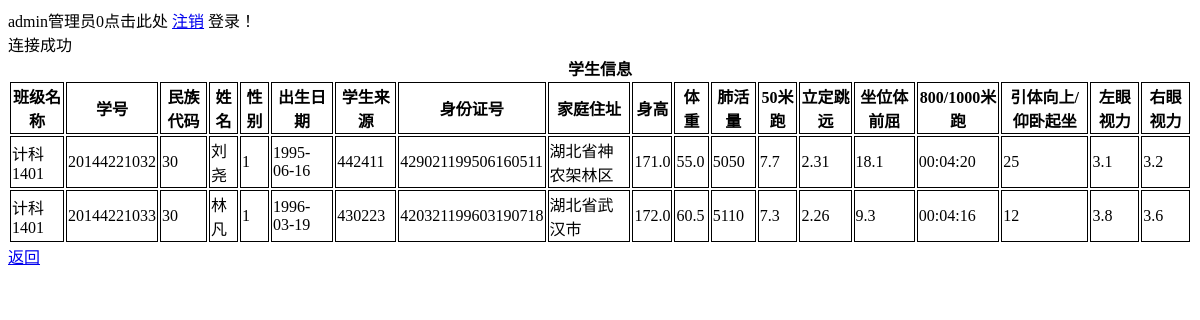
The app's page /check.php?classid=1 (signed in), older data.
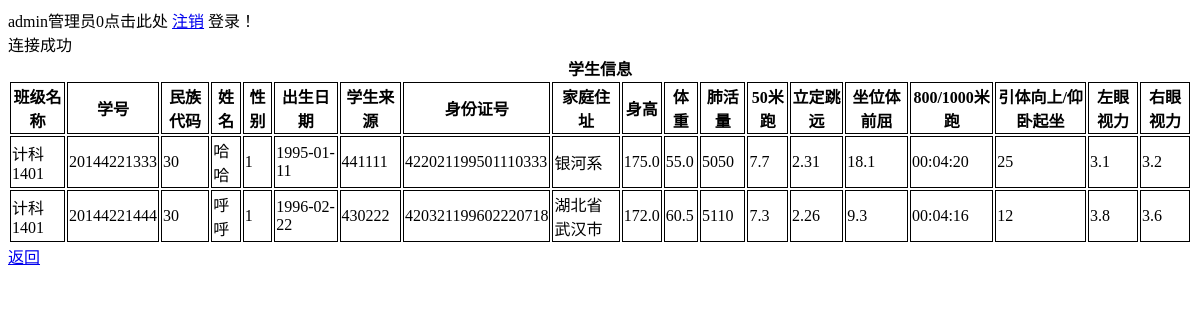
The same page, newer data.
### tables this page shows
CREATE TABLE info
(
    no CHAR(11) NOT NULL UNIQUE,
    nationid CHAR(2) NULL,
    name VARCHAR(18) NULL,
    sex CHAR(1) NULL,
    birthday DATE NULL,
    zipcode CHAR(6) NULL,
    id CHAR(18) NULL UNIQUE,
    address VARCHAR(256) NULL,
    classid VARCHAR(10) NULL,
    PRIMARY KEY(no)
);

CREATE TABLE class
(
    classid VARCHAR(10) NOT NULL UNIQUE,
    gradeid CHAR(2) NULL,
    classname VARCHAR(24) NULL,
    PRIMARY KEY(classid)
);

CREATE TABLE score
(
    no CHAR(11) NOT NULL UNIQUE,
    height FLOAT(4,1) NULL,
    weight FLOAT(4,1) NULL,
    fvc INT NULL,				 
    shortrunning FLOAT(3,1) NULL,
    jump FLOAT(3,2) NULL,
    sitandreach FLOAT(3,1) NULL,		 
    longrunning TIME NULL,
    pulluporsitup INT NULL,			 
    lefteye FLOAT(2,1) NULL,			 
    righteye FLOAT(2,1) NULL,
    PRIMARY KEY(no)
);

### check_score.php (the view, shortened to what this page needs)
<th>身高</th>
<th>体重</th>
<th>肺活量</th>
<th>50米跑</th>
<th>立定跳远</th>
<th>坐位体前屈</th>
<th>800/1000米跑</th>
<th>引体向上/仰卧起坐</th>
<th>左眼视力</th>
<th>右眼视力</th>
<?php
function td_show_score($row) {
    echo <<<LABEL
    <td> {$row['height']} </td>
    <td> {$row['weight']} </td>
    <td> {$row['fvc']} </td>
    <td> {$row['shortrunning']} </td>
    <td> {$row['jump']} </td>
    <td> {$row['sitandreach']} </td>
    <td> {$row['longrunning']} </td>
    <td> {$row['pulluporsitup']} </td>
    <td> {$row['lefteye']} </td>
    <td> {$row['righteye']} </td>
LABEL;
}
?>

### check.php (shortened to what this page needs)
<?php
$classid = htmlspecialchars($_SESSION['classid']);
$usertype = htmlspecialchars($_SESSION['usertype']);
echo $usertype;
echo $classid;
$dbms='mysql';
$host='localhost';
$dbName='student';
try {
    echo '点击此处 <a href="login.php?action=logout">注销</a> 登录！<br />';
    switch ($usertype) {
    case '管理员':
        $user='admin_student';
        $pass='admin_student';
        $dsn="$dbms:host=$host;dbname=$dbName";
        $dbh = new PDO($dsn, $user, $pass);
        $dbh->setAttribute( PDO::ATTR_ERRMODE, PDO::ERRMODE_EXCEPTION );
        echo "连接成功<br/>";
        $classid = $_GET['classid'];
        $sql_info = "SELECT * FROM info, class WHERE info.classid='$classid' AND info.classid=class.classid ORDER BY info.no ASC;";
        $sql_score = "SELECT * FROM info, score WHERE info.classid='$classid' AND info.no=score.no ORDER BY info.no ASC;";
        $dbh->setAttribute(PDO::ATTR_ERRMODE, PDO::ERRMODE_WARNING);
        $stmt_info = $dbh->prepare($sql_info);
        $stmt_score = $dbh->prepare($sql_score);
        $stmt_info->execute();
        $stmt_score->execute();
        echo '<center>';
        echo '<table>';
        echo    '<caption><strong>学生信息</strong></caption>';
        echo    '<tr>';
        include("check_info1.php");
        include("check_info2.php");
        include("check_score.php");
        echo    '</tr>';
        do {
            $row_score = $stmt_score->fetch(PDO::FETCH_ASSOC);
            while ($row_info = $stmt_info->fetch(PDO::FETCH_ASSOC)) {
                echo    '<tr>';
                td_show_info1($row_info);
                td_show_info2($row_info);
                if ($row_info['no'] == $row_score['no']) {
                    td_show_score($row_score);
                } else {
                    td_show_score_empty();
                }
                echo    '</tr>';
                if ($row_info['no'] == $row_score['no']) {
                    break;
                }
            }
        } while ($row_score);
        echo '</table>';
        echo '</center>';
        echo '<a href="javascript:history.back(0);">返回</a><br />';
        break;
    }
    exit;
} catch (PDOException $e) {
    die ("Error!: " . $e->getMessage() . "<br/>");
}
?>

### check_info1.php (shortened to what this page needs)
<th>班级名称</th>
<th>学号</th>
<th>民族代码</th>
<th>姓名</th>
<th>性别</th>
<?php
function td_show_info1($row) {
    echo <<<LABEL
    <td> {$row['classname']} </td>
    <td> {$row['no']} </td>
    <td> {$row['nationid']} </td>
    <td> {$row['name']} </td>
    <td> {$row['sex']} </td>
LABEL;
}
?>

### check_info2.php (shortened to what this page needs)
<th>出生日期</th>
<th>学生来源</th>
<th>身份证号</th>
<th>家庭住址</th>
<?php
function td_show_info2($row) {
    echo <<<LABEL
    <td> {$row['birthday']} </td>
    <td> {$row['zipcode']} </td>
    <td> {$row['id']} </td>
    <td> {$row['address']} </td>
LABEL;
}
?>

Row changes from the older to the newer data that the page shows:
removed info: classid.classname "计科1401", no "20144221032", nationid "30", name "刘尧", sex "1", birthday "1995-06-16", zipcode "442411", id "429021199506160511", address "湖北省神农架林区"
removed score: height "171.0", weight "55.0", fvc "5050", shortrunning "7.7", jump "2.31", sitandreach "18.1", longrunning "00:04:20", pulluporsitup "25", lefteye "3.1", righteye "3.2"
removed info: classid.classname "计科1401", no "20144221033", nationid "30", name "林凡", sex "1", birthday "1996-03-19", zipcode "430223", id "420321199603190718", address "湖北省武汉市"
added info: classid.classname "计科1401", no "20144221333", nationid "30", name "哈哈", sex "1", birthday "1995-01-11", zipcode "441111", id "422021199501110333", address "银河系"
added score: height "175.0", weight "55.0", fvc "5050", shortrunning "7.7", jump "2.31", sitandreach "18.1", longrunning "00:04:20", pulluporsitup "25", lefteye "3.1", righteye "3.2"
added info: classid.classname "计科1401", no "20144221444", nationid "30", name "呼呼", sex "1", birthday "1996-02-22", zipcode "430222", id "420321199602220718", address "湖北省武汉市"
